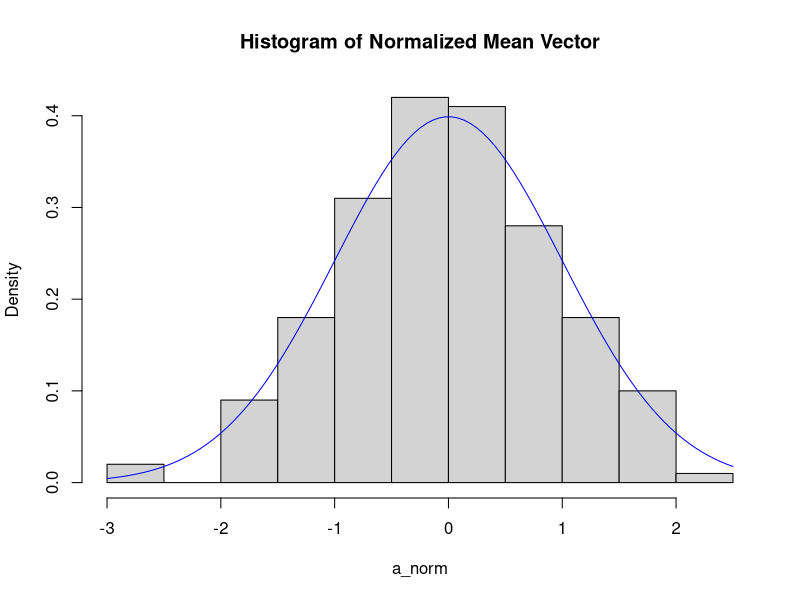
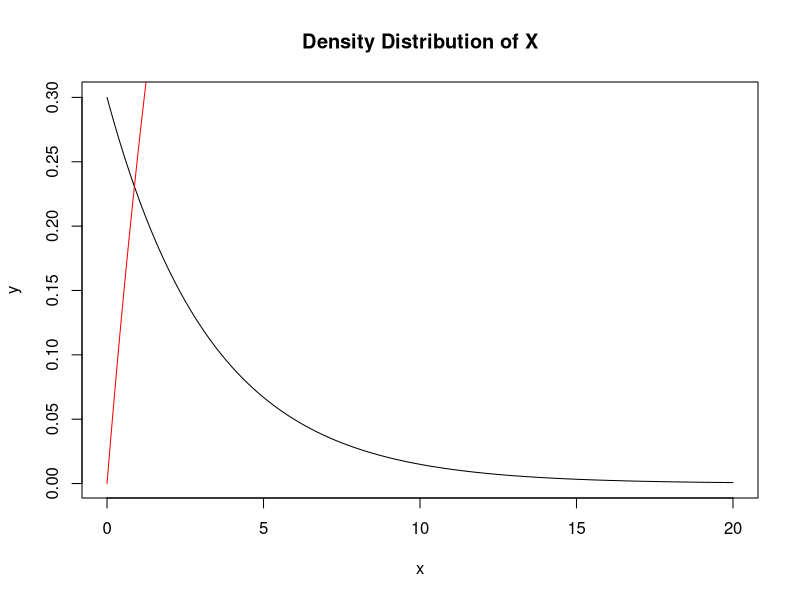
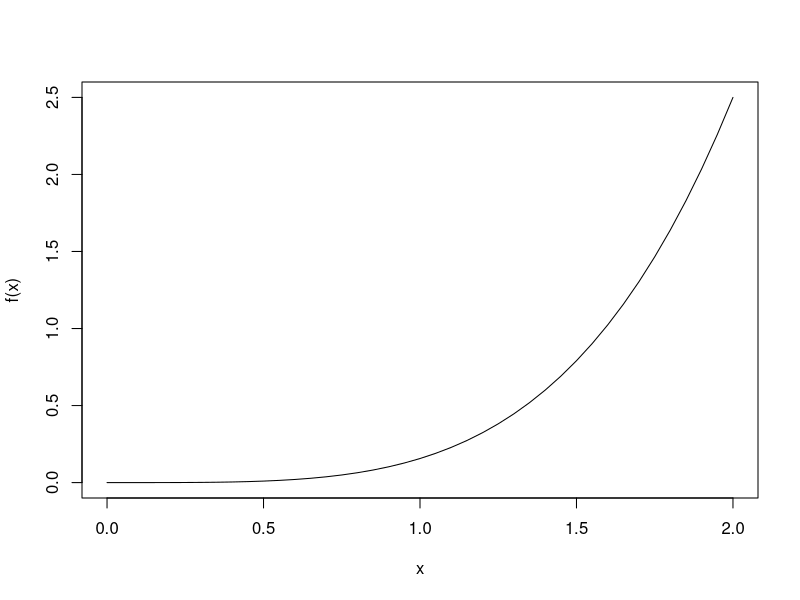
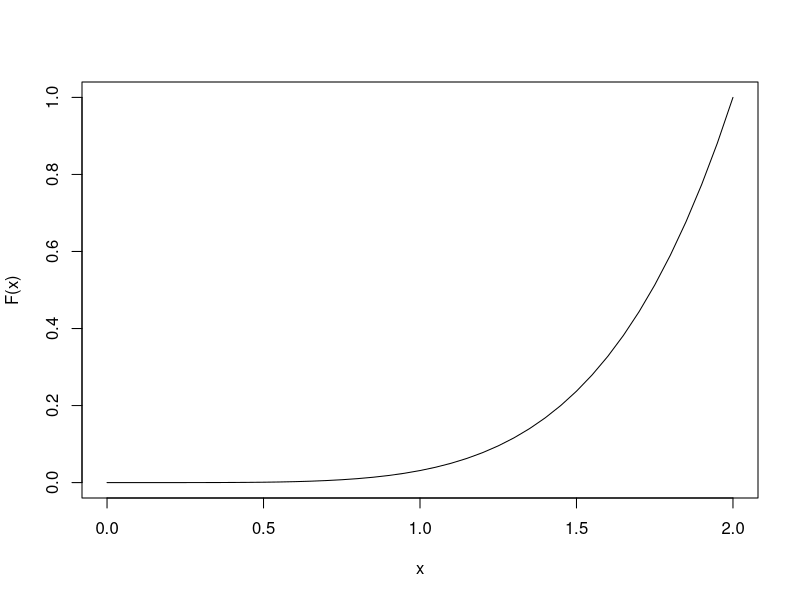
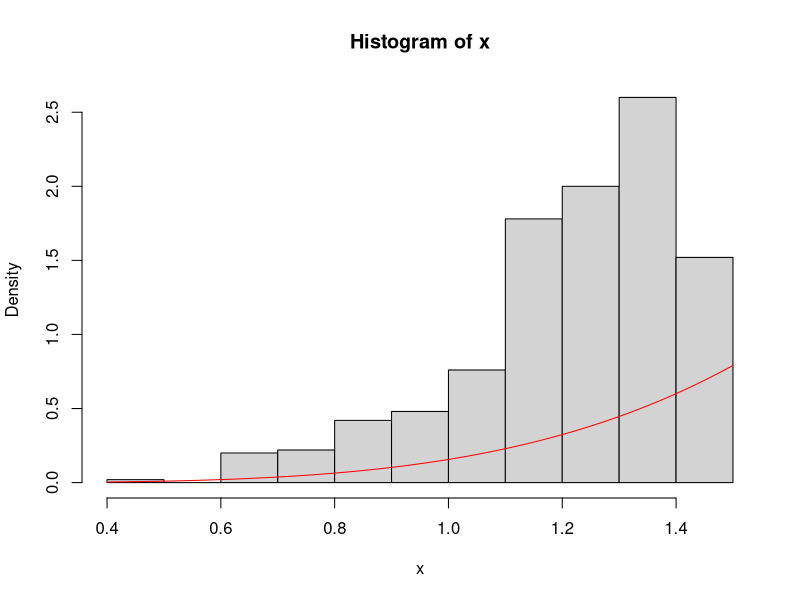

Here is the R script that generated these plots, in order:
#Lab 3: Central limit theorem

#EXERCISE 1: Prove the central limit theorem using some variables with Bernoulli distribution.
# Generate N x B matrix of Bernoulli samples with parameter p = 0.5
A <- matrix(rbinom(200*400, size=1, prob=0.5), nrow = 200, ncol = 400)
# Calculate list of N averages of the N rows of A
a <- apply(A,1,mean)
# Calculate theoretical mean and variance of the Bernoulli distribution given p = 0.5
mean <- 0.5
sd <- 0.5 *(1-0.5)
# Center and normalize the mean vector
a_norm <- (a-mean)/sqrt(sd/400)
# Draw histogram of normalized mean vector with normal density curve
hist(a_norm, freq = FALSE, main = "Histogram of Normalized Mean Vector")
curve(dnorm(x, mean=0, sd=1), add = TRUE, col = "blue")
#Need to increase the N for a better approximation) (ANSWER!)

#EXERCISE 2: X-Exp(lambda = 0.3)
#a) Draw the density function and the distribution function of X.
lambda <- 0.3
x <- seq(0,20,by=0.1)
y <- dexp(x,rate = lambda)
F <- pexp (x, rate = lambda)
plot(x,y,type="l", main="Density Distribution of X")
lines(x,F, col="red")
#b) Calculate the specified probabilities
p1 <- dexp(5, rate = lambda)
p2 <- 1 - pexp(1.7, rate = lambda)
p3 <- pexp(7, rate = lambda) - pexp(2, rate = lambda)
p4 <- (1 - pexp(3, rate = lambda)) / (1 - pexp(10, rate = lambda))
p1
p2
p3
p4
#c) Generate 500 random numbers and calculate mean and variance of each column
X <- rexp(500, rate = lambda)
X_matrix <- matrix(X, nrow = 50, ncol = 10)
colMeans_X <- colMeans(X_matrix) #mean of each column
colMeans_X
var_X <- apply(X_matrix, 2, var) #variance of each column
var_X
mean <- 1/lambda #general mean
mean
variance <- 1/lambda^2 #general variance
variance

#EXERCISE 3: X is continuous random variable with density function f(x)=(5/32)x^4, O<x<2
#a) Represent density function. Calculate and represent distribution function.
#density function
x <- seq(0,2,by=0.05)
f <- function(x){
  fx <- (5/32)*x^4
  fx
}
plot(x,f(x), type="l")
#distribution function
x <- seq (0,2,by =0.05)
F <- function(x){
  Fx <- (1/32)*x^5 #integrated function
  Fx
}
plot(x,F(x), type="l")
#b) Simulate n=500 values of X and draw the histogram. Overlay the drawing of the density function.
x <- (32/5 *runif(500))^(1/5)
hist(x, freq=FALSE)
curve((5/32)*x^4, add = TRUE, col = "red")
#c) Calculate (theoretically) the mean and variance of X . 
mean <- integrate(function(x) x * (5/32)*x^4, 0, 2)$value
mean
mean_2 <- integrate(function(x) x^2 * (5/32)*x^4, 0, 2)$value
variance <- mean_2 - mean
variance
#Calculate the empirical mean and variance. 
empirical_mean <- mean(x)
empirical_variance <- var(x)
empirical_mean
empirical_variance
#Did you get a good approximation? For the mean yes but for the variance no.
#d) P(X < t) = 0.85. Calculate t.
t <- qexp(0.85, rate = 32/5)
t
sum(x < t) #number of simulations
#The number of simulations that have a value less than t is 425, 
#which is approximately equal to 0.85 times the total number of simulations. 
#This is what we expected, since t is the 85th percentile of the exponential distribution 
#with the given parameters, and P(X < t) = 0.85.

#EXERCISE 4: μ = 298, σ = 3
#a) What is the probability that a bottle contains less than 295 ml?
p <- pnorm(295, mean = 298, sd = 3)
p
#b) What is the amount of m of soda such that the probability of more than m ml of soda is 90%?
m <- qnorm(0.9, mean = 298, sd = 3, lower.tail = FALSE)
m
#c)
p <- 1 - pbinom(1, size = 6, prob = pnorm(295, mean = 298, sd = 3))
p
